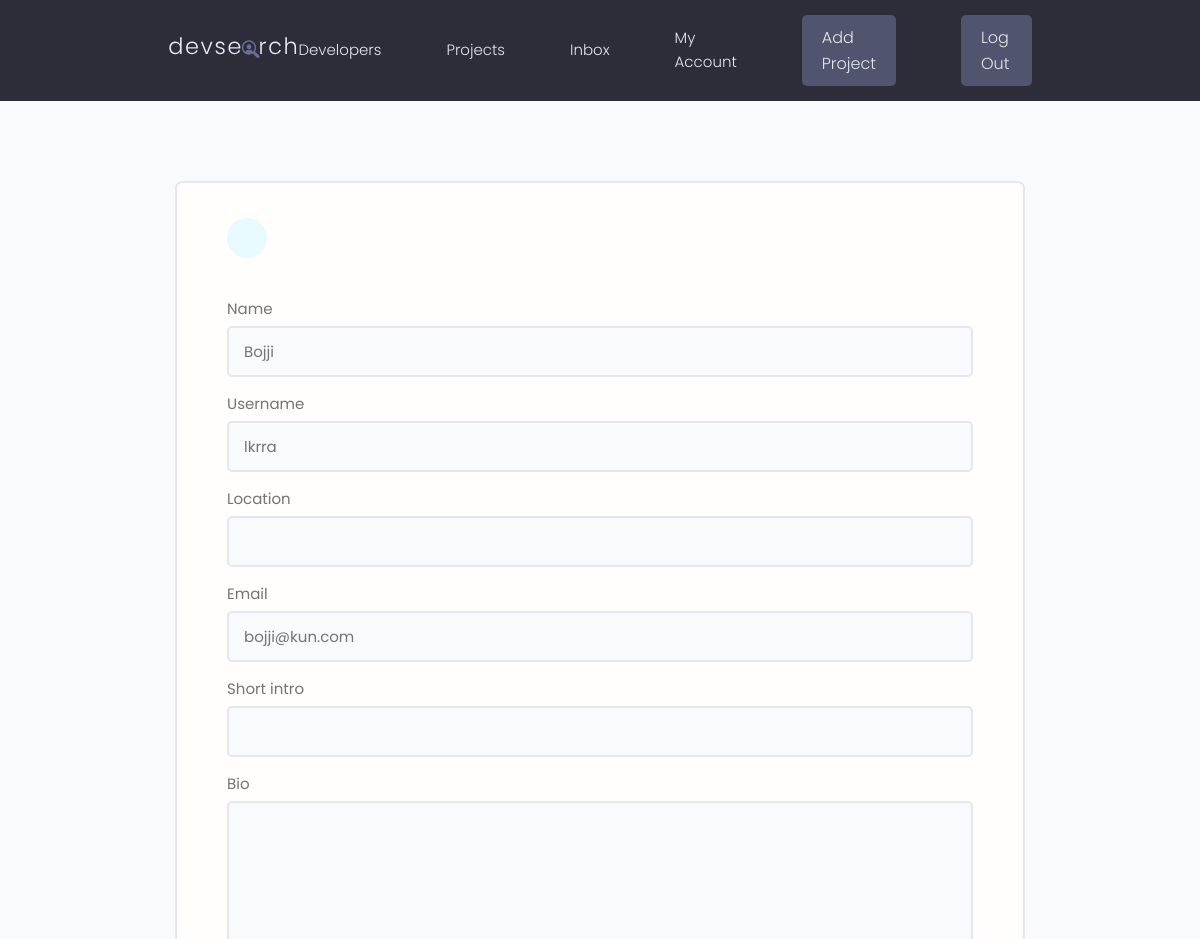
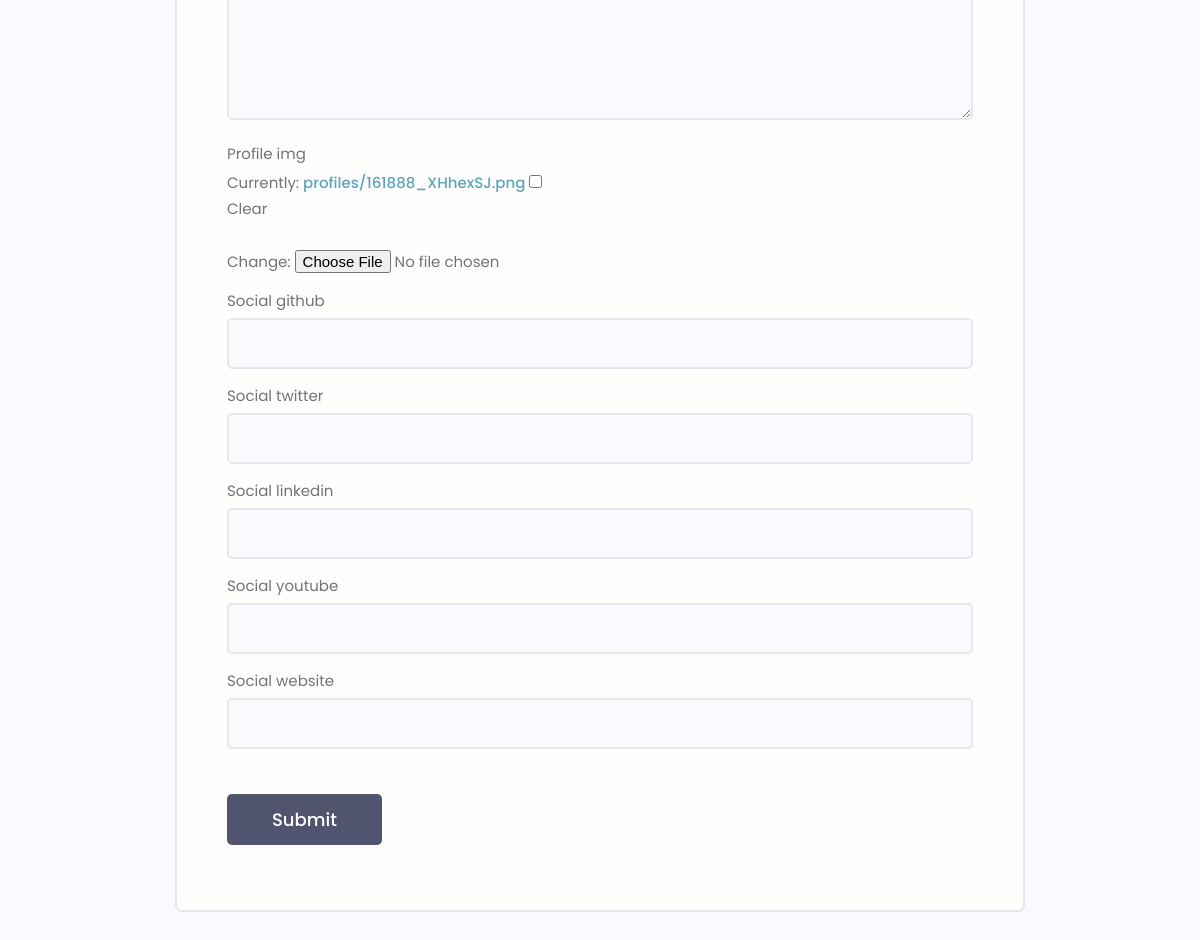
The page /edit-account (signed in) on the database its author committed (2 pictures, top to bottom).
### users/models.py (models this page shows, shortened)
class Profile(models.Model):
    id = models.UUIDField(default=uuid.uuid4, unique=True,
                          primary_key=True, editable=False)
    user = models.OneToOneField(
        User, on_delete=models.CASCADE, null=True, blank=True)
    name = models.CharField(max_length=200, blank=True, null=True)
    username = models.CharField(max_length=200, blank=True, null=True)
    location = models.CharField(max_length=200, blank=True, null=True)
    email = models.EmailField(max_length=500, blank=True, null=True)
    short_intro = models.CharField(max_length=200, blank=True, null=True)
    bio = models.TextField(blank=True, null=True)
    profile_img = models.ImageField(
        null=True, blank=True, upload_to='profiles/', default='profiles/user-default.png')
    social_github = models.CharField(max_length=200, blank=True, null=True)
    social_twitter = models.CharField(max_length=200, blank=True, null=True)
    social_linkedin = models.CharField(max_length=200, blank=True, null=True)
    social_youtube = models.CharField(max_length=200, blank=True, null=True)
    social_website = models.CharField(max_length=200, blank=True, null=True)
    created = models.DateTimeField(auto_now_add=True)
    class Meta:
        ordering = ['created']

### users/views.py (the view)
# urls.py: path('edit-account', view=views.edit_account, name='edit-account'),
@login_required(login_url='login')
def edit_account(request):
    profile = request.user.profile
    form = ProfileForm(instance=profile)
    if request.method == 'POST':
        form = ProfileForm(request.POST, request.FILES, instance=profile)
        if form.is_valid():
            form.save()
            return redirect('user-account')
    context = {'form': form}
    return render(request, 'users/profile-form.html', context)

### users/forms.py
class ProfileForm(ModelForm):
    class Meta:
        model = Profile
        exclude = ['user']
    def __init__(self, *args, **kwargs):
        super(ProfileForm, self).__init__(*args, **kwargs)
        for name, field in self.fields.items():
            field.widget.attrs.update({'class': 'input'})

### users/templates/users/profile-form.html (shortened to what this page needs)
{% extends 'main.html' %}
{% block content %}
<main class="formPage my-xl">
    <div class="content-box">
        <div class="formWrapper">
            <a class="backButton" href="{% url 'user-account' %}"></a>
            <br>
            <form class="form" method="POST" action="{% url 'edit-account' %}" enctype="multipart/form-data">
                {% for field in form %}
                <div class="form__field">
                    <label for="formInput#text">{{field.label}}</label>
                    {{field}}
                </div>
                {% endfor %}
                <input class="btn btn--sub btn--lg  my-md" type="submit" value="Submit" />
            </form>
        </div>
    </div>
</main>
{% endblock content%}

### static/styles/app.css (style rules this page uses)
:root { --color-sub: #2d2d39; }
.btn--sub { background-color: var(--color-sub-light); }
.content-box { width: 95%; max-width: 85rem; margin: 0 auto; }
.backButton { background: var(--color-main-light); color: var(--color-main); width: 4rem; height: 4rem; display: flex; align-items: center; justify-content: center; border-radius: 50%; }
.formPage .formWrapper { list-style: none; background: var(--color-white); padding: 3.5rem 5rem; border: 2px solid var(--color-light); border-radius: 0.7rem; }

### static/uikit/styles/modules/_variables.css (style rules this page uses)
:root { --color-main: #5aa5b9; --color-main-light: #e6faff; --color-sub: #3f4156; --color-sub-light: #51546e; --color-sub-lighter: #ededfd; --color-text: #737373; --color-gray: #8b8b8b; --color-light: #e5e7eb; --color-light-gray: #767676; --color-bg: #f8fafd; --color-white: #fffefd; --color-white-light: #f3f3f3; --color-success: #359e64; --color-success-bg: #def8e8; --color-error: #fc4b0b; --color-error-bg: #fff2ee; --font-base: 'Poppins', arial, helvetica, 'Segoe UI', roboto, ubuntu, sans-serif; --font-monospace: 'Fira Code', 'Courier New', courier, monospace; --font-regular: 300; --font-medium: 500; --font-bold: 700; --generic-shadow: 1px 1px 5px #00000010; --generic-transition: all 0.3s ease-in-out; }

### static/uikit/styles/modules/_base.css (style rules this page uses)
* { margin: 0; padding: 0; box-sizing: border-box; text-rendering: optimizeLegibility; color: inherit; font-size: inherit; }
html { font-size: 50%; }
@media only screen and (min-width: 480px) { html { font-size: 56.25%; } }
@media only screen and (min-width: 1200px) { html { font-size: 62.5%; } }
body { line-height: 1.6; font-weight: 400; font-size: 1.5rem; color: var(--color-text); background-color: var(--color-bg); min-height: 100vh; }

### static/uikit/styles/modules/_typography.css (style rules this page uses)
* { font-family: var(--font-base); }
a { padding-bottom: 2px; text-decoration: none; display: inline-block; color: var(--color-main); font-weight: var(--font-medium); }

### static/uikit/styles/modules/_utilities.css (style rules this page uses)
.my-md { margin: 3rem auto; }
.my-xl { margin: 8rem auto; }

### static/uikit/styles/modules/_button.css (style rules this page uses)
.btn { display: inline-block; position: relative; cursor: pointer; background-color: var(--color-light); font-weight: var(--font-medium); color: var(--color-sub); text-decoration: none; padding: 1rem 2rem; border-radius: 0.5rem; border: none; width: -webkit-fit-content; width: -moz-fit-content; width: fit-content; height: -webkit-fit-content; height: -moz-fit-content; height: fit-content; font-size: 1.6rem; outline-width: 0; outline-color: transparent; -webkit-backface-visibility: hidden; backface-visibility: hidden; transition: all 0.3s ease-in-out; }
.btn--sub { background-color: var(--color-sub); color: var(--color-white); }
.btn--lg { font-size: 1.8rem; padding: 1.2rem 4.5rem; }

### static/uikit/styles/modules/_form.css (style rules this page uses)
.form { display: block; }
.form__field { margin-top: 1.5rem; margin-bottom: 1.5rem; }
.form__label, .form__field > label { display: block; margin-bottom: 0.5rem; color: var(--color-text); }
input.input[type='text'], input.input[type='email'], input.input[type='password'], input.input[type='number'], textarea.input { min-width: 24rem; width: 100%; padding: 1.2rem 1.5rem; border-radius: 0.5rem; border: 2px solid var(--color-light); transition: all 0.3s ease-in-out; background-color: var(--color-bg); }

### rows shown on the page
Profile: form "Bojji" "lkrra" "bojji@kun.com"

### other values the page prints
{{ field.label }} "Name" "Username" "Location" "Email" "Short intro" "Bio" "Profile img" "Social github" "Social twitter" "Social linkedin" "Social youtube" "Social website"
